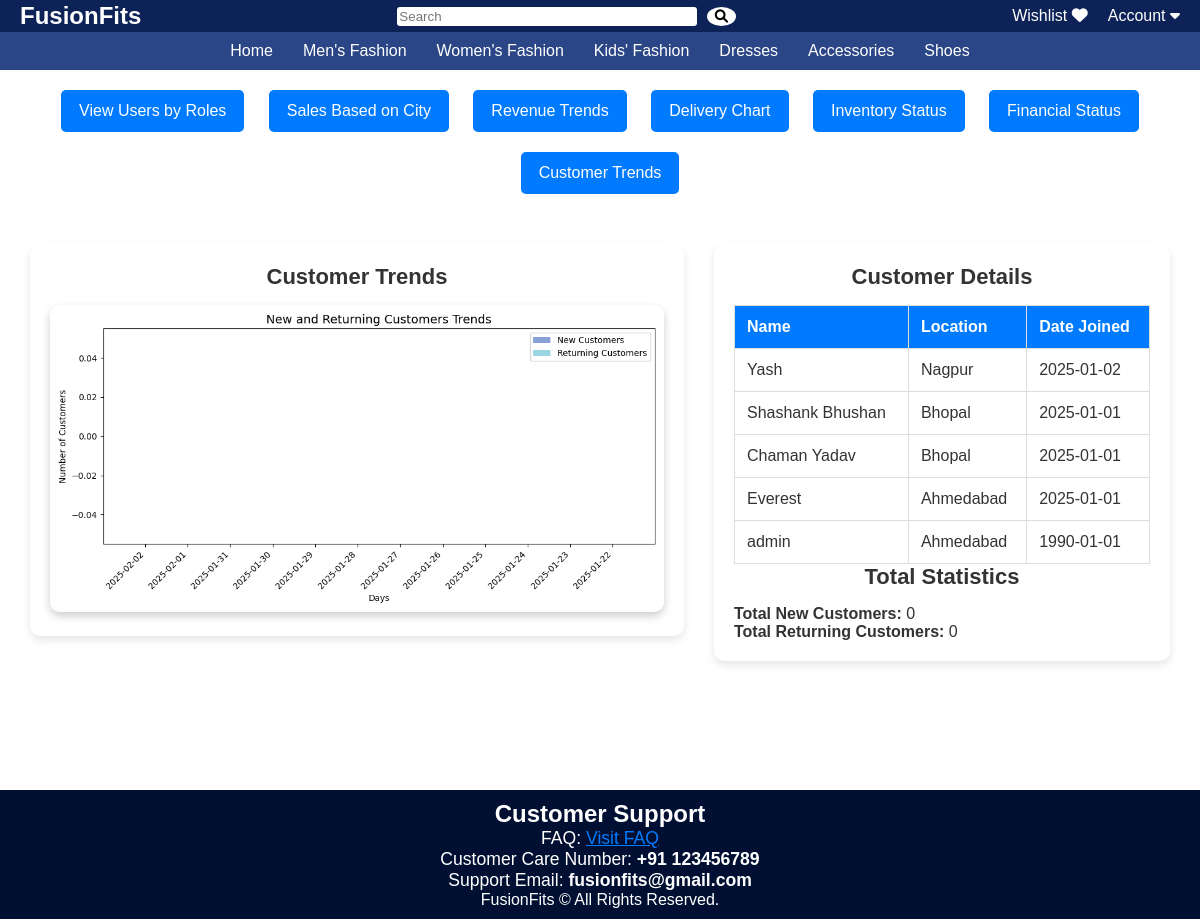
/visualization/customer_trends, run on the app's committed database.
### app/models.py (models this page shows, shortened)
class User(UserMixin, db.Model):
    id = db.Column(db.Integer, primary_key=True)
    username = db.Column(db.String(50), nullable=False)
    email = db.Column(db.String(100), unique=True, nullable=False)
    password = db.Column(db.String(255), nullable=False)
    role = db.Column(db.String(20), nullable=False)
    contact = db.Column(db.String(20), nullable=False)
    address = db.Column(db.String(200), nullable=False)
    city = db.Column(db.String(100), nullable=False)
    dob = db.Column(db.Date, nullable=False)
    reset_token = db.Column(db.String(128), nullable=True)

### app/visualization.py (the view)
@visualization.route("/customer_trends")
def customer_trends():
    today = datetime.today()
    days = [(today - timedelta(days=i)).strftime('%Y-%m-%d') for i in range(12)]  # Last 12 days
    new_customers_data = (
        db.session.query(User.dob, db.func.count(User.id))
        .filter(User.dob >= today - timedelta(days=12))
        .group_by(User.dob)
        .all()
    )
    returning_customers_data = (
        db.session.query(OrderDetails.order_date, db.func.count(OrderDetails.user_id))
        .filter(OrderDetails.order_date >= today - timedelta(days=12))
        .group_by(OrderDetails.order_date)
        .all()
    )
    new_customers = {str(date): count for date, count in new_customers_data}
    returning_customers = {str(date): count for date, count in returning_customers_data}
    new_customers_list = [new_customers.get(day, 0) for day in days]
    returning_customers_list = [returning_customers.get(day, 0) for day in days]
    plt.figure(figsize=(10, 5))
    bar_width = 0.4
    x_indices = range(len(days))
    plt.bar(x_indices, new_customers_list, width=bar_width, label="New Customers", color="#6a89cc", alpha=0.8)
    plt.bar([x + bar_width for x in x_indices], returning_customers_list, width=bar_width, label="Returning Customers", color="#82ccdd", alpha=0.8)
    plt.title("New and Returning Customers Trends", fontsize=14)
    plt.xlabel("Days")
    plt.ylabel("Number of Customers")
    plt.xticks([x + bar_width / 2 for x in x_indices], days, rotation=45, ha="right")
    plt.legend()
    plt.tight_layout()
    buffer = io.BytesIO()
    plt.savefig(buffer, format="png")
    buffer.seek(0)
    chart_base64 = base64.b64encode(buffer.getvalue()).decode("utf-8")
    buffer.close()
    new_customers_details = (
        db.session.query(User.username, User.city, User.dob)
        .order_by(User.dob.desc())
        .limit(5)
        .all()
    )
    new_customers_details = [
        {"name": user.username, "location": user.city, "date_joined": user.dob} for user in new_customers_details
    ]
    total_new_customers = sum(new_customers_list)
    total_returning_customers = sum(returning_customers_list)
    return render_template(
        "Customer_trends.html",
        chart_base64=chart_base64,
        new_customers_details=new_customers_details,
        total_new_customers=total_new_customers,
        total_returning_customers=total_returning_customers,
    )

### app/templates/customer_trends.html (shortened to what this page needs)
<!DOCTYPE html>
<html lang="en">
<head>
</head>
<body>
    {% extends "home.html" %}
    {% block content %}
    <div class="form-container">
        <div class="button-container">
            <a href="/visualization/roles_chart" class="button">View Users by Roles</a>
            <a href="/visualization/sales_by_city" class="button">Sales Based on City</a>
            <a href="/visualization/revenue_trends" class="button">Revenue Trends</a>
            <a href="/visualization/delivery_chart" class="button">Delivery Chart</a>
            <a href="/visualization/inventory_status" class="button">Inventory Status</a>
            <a href="/visualization/financial_health" class="button">Financial Status</a>
            <a href="/visualization/customer_trends" class="button">Customer Trends</a>
        </div>
        <div class="content">
            <div class="chart-container">
                <h3>Customer Trends</h3>
                <img alt="Customer Trends">
            </div>
            <div class="table-container">
                <h3>Customer Details</h3>
                <table>
                    <tr>
                        <th>Name</th>
                        <th>Location</th>
                        <th>Date Joined</th>
                    </tr>
                    {% for customer in new_customers_details %}
                    <tr>
                        <td>{{ customer.name }}</td>
                        <td>{{ customer.location }}</td>
                        <td>{{ customer.date_joined.strftime('%Y-%m-%d') }}</td>
                    </tr>
                    {% endfor %}
                </table>
                <h3>Total Statistics</h3>
                <p><strong>Total New Customers:</strong> {{ total_new_customers }}</p>
                <p><strong>Total Returning Customers:</strong> {{ total_returning_customers }}</p>
            </div>
        </div>
    </div>
    {% endblock %}

### app/templates/home.html (style rules this page uses)
* { margin: 0; padding: 0; box-sizing: border-box; font-family: Arial, sans-serif; }
body { font-family: Arial, sans-serif; margin: 0; padding: 0; background-color: #f4f4f4; }

### data on the page
User: name "Yash", location "Nagpur", date_joined "2025-01-02"
User: name "Shashank Bhushan", location "Bhopal", date_joined "2025-01-01"
User: name "Chaman Yadav", location "Bhopal", date_joined "2025-01-01"
User: name "Everest", location "Ahmedabad", date_joined "2025-01-01"
User: name "admin", location "Ahmedabad", date_joined "1990-01-01"

### other printed values
{{ total_new_customers }} "0"
{{ total_returning_customers }} "0"
